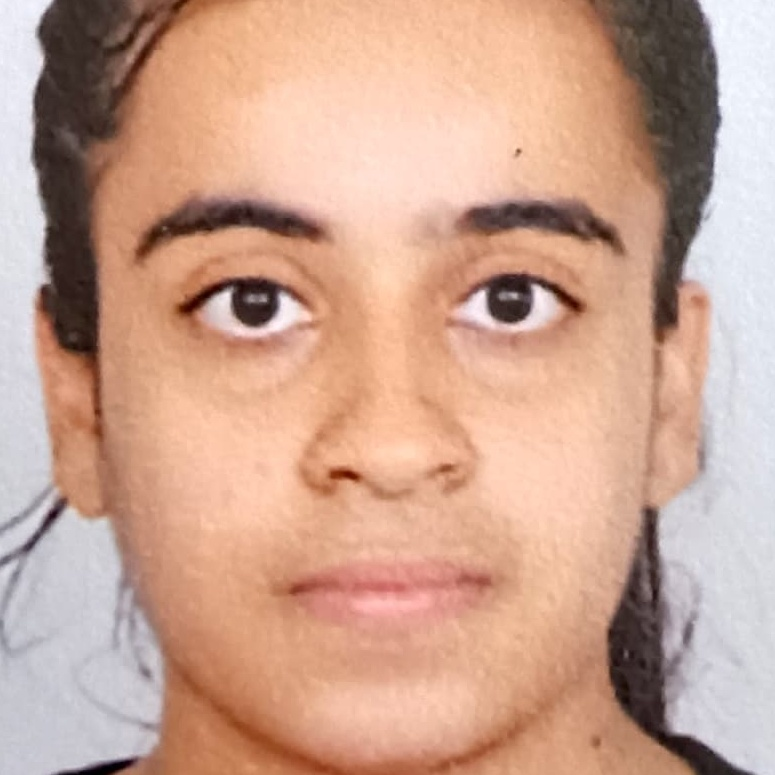
#> input picture Palak_1.jpg, 775 x 775 px, given in place of the camera
$ python face_recognition.py
#> lines starting #> are read from the running program, lines starting #| are printed output that depends on the picture; after the words box and inside, x2 and y2 are one past the last pixel; in counts of white or black regions, pixels touching at a corner belong together
"""
Simple and Robust Face Recognition System
"""
import cv2
import numpy as np
import os
import json
import sqlite3
import time

class FaceRecognitionSystem:
    def __init__(self):
        # Create data directory
        os.makedirs("data", exist_ok=True)

        # Initialize face cascade
        self.face_cascade = cv2.CascadeClassifier(cv2.data.haarcascades + 'haarcascade_frontalface_default.xml')

        # Load known faces
        self.known_faces = {}
        self.load_faces()

        # Initialize database
        self.init_database()

        # Tracking for attendance logging
        self.last_logged = {}

    def load_faces(self):
        """Load known faces from file"""
        try:
            if os.path.exists("data/faces.json"):
                with open("data/faces.json", "r") as f:
#> (reads faces.json from the repository)
                    data = json.load(f)
                    for name, encodings in data.items():
                        self.known_faces[name] = [np.array(e, dtype=np.float32) for e in encodings]
#> the answer given: 1
#> the answer given: Palak_1.jpg
                print(f"Loaded {len(self.known_faces)} people")
        except Exception as e:
            print(f"Error loading faces: {e}")
            self.known_faces = {}

    def save_faces(self):
        """Save known faces to file"""
        try:
            data = {}
            for name, encodings in self.known_faces.items():
                data[name] = [e.tolist() for e in encodings]
            with open("data/faces.json", "w") as f:
                json.dump(data, f)
        except Exception as e:
            print(f"Error saving faces: {e}")

    def init_database(self):
        """Initialize attendance database"""
        try:
            self.db = sqlite3.connect("data/attendance.db")
            self.db.execute("""CREATE TABLE IF NOT EXISTS attendance
                             (id INTEGER PRIMARY KEY AUTOINCREMENT,
                              name TEXT NOT NULL,
                              timestamp DATETIME DEFAULT CURRENT_TIMESTAMP)""")
            self.db.commit()
        except Exception as e:
            print(f"Database error: {e}")

    def extract_features(self, face_img):
        """Extract simple face features"""
        try:
            # Resize to standard size
            face = cv2.resize(face_img, (32, 32))

            # Convert to grayscale if needed
            if len(face.shape) == 3:
                gray = cv2.cvtColor(face, cv2.COLOR_BGR2GRAY)
            else:
                gray = face

            # Normalize and flatten
            features = gray.flatten().astype(np.float32) / 255.0
            return features
        except Exception as e:
            print(f"Feature extraction error: {e}")
            return np.array([], dtype=np.float32)

    def add_person(self, name):
        """Add a new person"""
#> called with name = 'Palak_1.jpg'
        try:
            # Open camera
            cap = cv2.VideoCapture(0)
            if not cap.isOpened():
                print("Error: Cannot open camera")
                return False

            print(f"Capturing face for {name}. Press SPACE to capture, ESC to cancel.")
            face_img = None

            while True:
                ret, frame = cap.read()
#> frame is the input picture: shape (775, 775, 3); mean B, G, R 144.8, 163.5, 203.1
                if not ret:
                    print("Error: Cannot read from camera")
                    break

                # Detect faces
                faces = self.face_cascade.detectMultiScale(frame, 1.1, 5, minSize=(30, 30))
#> faces = [[84, 68, 610, 610]]

                # Draw rectangles
                for (x, y, w, h) in faces:
                    cv2.rectangle(frame, (x, y), (x+w, y+h), (0, 255, 0), 2)
#> this loop made 1 pass
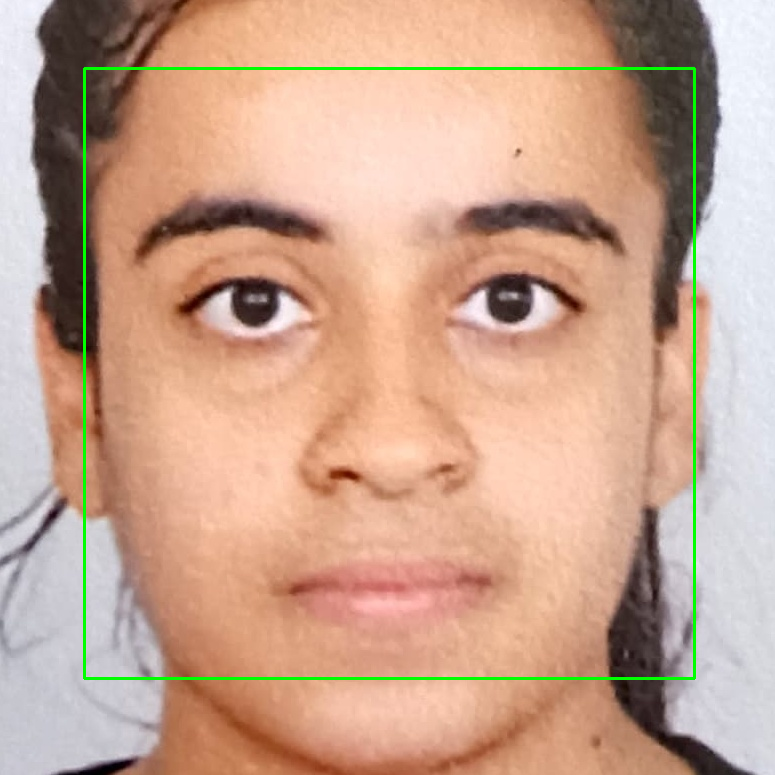
#> frame: shape (775, 775, 3); 1.22% of pixels changed, all inside (x1, y1, x2, y2) = (83, 67, 696, 680)

                cv2.imshow(f"Add {name}", frame)

                key = cv2.waitKey(1) & 0xFF
#> (key Esc is pressed here)
                if key == ord(' '):  # Space key
                    if len(faces) > 0:
                        # Take the first face
                        (x, y, w, h) = faces[0]
                        face_img = frame[y:y+h, x:x+w]
                        break
                elif key == 27:  # ESC key
                    break

            cap.release()
            cv2.destroyAllWindows()

            # Process captured face
            if face_img is not None:
                features = self.extract_features(face_img)
                if features.size > 0:
                    self.known_faces[name] = [features]
                    self.save_faces()
                    print(f"Successfully added {name}!")
                    return True
                else:
                    print("Error: Could not extract features")
            else:
                print("Cancelled or no face detected")

            return False
        except Exception as e:
            print(f"Error adding person: {e}")
            return False

    # [122 lines left out: functions recognize_face, log_attendance, start_recognition, view_records, not called in this run]

def main():
    # Create system instance
    frs = FaceRecognitionSystem()

    # Main menu
    while True:
        print("\n=== Face Recognition System ===")
        print("1. Add Person")
        print("2. Start Recognition")
        print("3. View Records")
        print("4. Exit")

#> (the run stopped early here; a loop or call above may not have finished)
